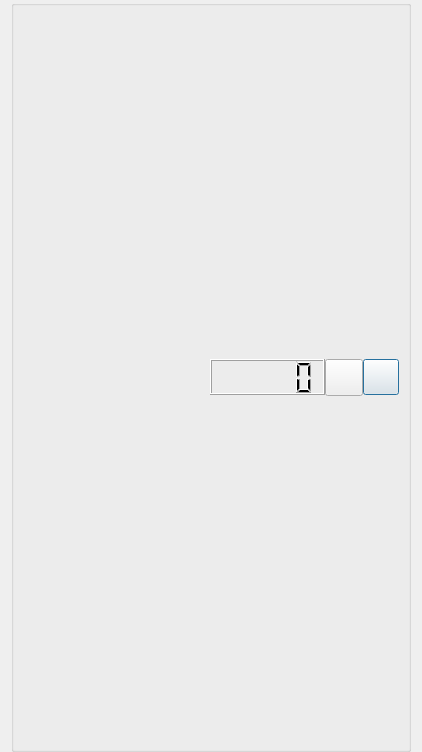
<?xml version="1.0" encoding="UTF-8"?>
<ui version="4.0">
 <class>radiolog_viewer</class>
 <widget class="QDialog" name="radiolog_viewer">
  <property name="geometry">
   <rect>
    <x>0</x>
    <y>0</y>
    <width>422</width>
    <height>752</height>
   </rect>
  </property>
  <property name="windowTitle">
   <string>Radiolog Viewer</string>
  </property>
  <property name="styleSheet">
   <string notr="true"/>
  </property>
  <layout class="QVBoxLayout" name="verticalLayout" stretch="0,1">
   <property name="spacing">
    <number>0</number>
   </property>
   <property name="topMargin">
    <number>0</number>
   </property>
   <property name="bottomMargin">
    <number>0</number>
   </property>
   <item>
    <widget class="QGroupBox" name="groupBox">
     <property name="title">
      <string/>
     </property>
     <layout class="QHBoxLayout" name="horizontalLayout_2">
      <property name="spacing">
       <number>0</number>
      </property>
      <property name="topMargin">
       <number>0</number>
      </property>
      <property name="bottomMargin">
       <number>0</number>
      </property>
      <item>
       <spacer name="horizontalSpacer">
        <property name="orientation">
         <enum>Qt::Horizontal</enum>
        </property>
        <property name="sizeHint" stdset="0">
         <size>
          <width>365</width>
          <height>41</height>
         </size>
        </property>
       </spacer>
      </item>
      <item>
       <widget class="QLCDNumber" name="clock">
        <property name="sizePolicy">
         <sizepolicy hsizetype="Fixed" vsizetype="Minimum">
          <horstretch>0</horstretch>
          <verstretch>0</verstretch>
         </sizepolicy>
        </property>
        <property name="minimumSize">
         <size>
          <width>115</width>
          <height>36</height>
         </size>
        </property>
        <property name="maximumSize">
         <size>
          <width>16777215</width>
          <height>36</height>
         </size>
        </property>
       </widget>
      </item>
      <item>
       <widget class="QToolButton" name="optionsButton">
        <property name="sizePolicy">
         <sizepolicy hsizetype="Fixed" vsizetype="Fixed">
          <horstretch>0</horstretch>
          <verstretch>0</verstretch>
         </sizepolicy>
        </property>
        <property name="focusPolicy">
         <enum>Qt::NoFocus</enum>
        </property>
        <property name="toolTip">
         <string/>
        </property>
        <property name="icon">
         <iconset resource="radiolog_viewer.qrc">
          <normaloff>:/radiolog_viewer_ui/options_icon.png</normaloff>:/radiolog_viewer_ui/options_icon.png</iconset>
        </property>
        <property name="iconSize">
         <size>
          <width>30</width>
          <height>30</height>
         </size>
        </property>
        <property name="shortcut">
         <string>F2</string>
        </property>
       </widget>
      </item>
      <item>
       <widget class="QPushButton" name="rescanButton">
        <property name="sizePolicy">
         <sizepolicy hsizetype="Fixed" vsizetype="Fixed">
          <horstretch>0</horstretch>
          <verstretch>0</verstretch>
         </sizepolicy>
        </property>
        <property name="maximumSize">
         <size>
          <width>36</width>
          <height>36</height>
         </size>
        </property>
        <property name="baseSize">
         <size>
          <width>36</width>
          <height>36</height>
         </size>
        </property>
        <property name="text">
         <string/>
        </property>
        <property name="icon">
         <iconset resource="radiolog_viewer.qrc">
          <normaloff>:/radiolog_viewer_ui/reload-icon.png</normaloff>:/radiolog_viewer_ui/reload-icon.png</iconset>
        </property>
        <property name="iconSize">
         <size>
          <width>30</width>
          <height>30</height>
         </size>
        </property>
       </widget>
      </item>
     </layout>
    </widget>
   </item>
   <item>
    <layout class="QGridLayout" name="gridLayout">
     <property name="horizontalSpacing">
      <number>2</number>
     </property>
    </layout>
   </item>
  </layout>
 </widget>
 <resources>
  <include location="radiolog_viewer.qrc"/>
 </resources>
 <connections>
  <connection>
   <sender>rescanButton</sender>
   <signal>clicked()</signal>
   <receiver>radiolog_viewer</receiver>
   <slot>rescan()</slot>
   <hints>
    <hint type="sourcelabel">
     <x>398</x>
     <y>29</y>
    </hint>
    <hint type="destinationlabel">
     <x>417</x>
     <y>68</y>
    </hint>
   </hints>
  </connection>
  <connection>
   <sender>optionsButton</sender>
   <signal>clicked()</signal>
   <receiver>radiolog_viewer</receiver>
   <slot>sidebarToggle()</slot>
   <hints>
    <hint type="sourcelabel">
     <x>349</x>
     <y>21</y>
    </hint>
    <hint type="destinationlabel">
     <x>367</x>
     <y>70</y>
    </hint>
   </hints>
  </connection>
 </connections>
 <slots>
  <slot>rescan()</slot>
  <slot>sidebarToggle()</slot>
 </slots>
</ui>
